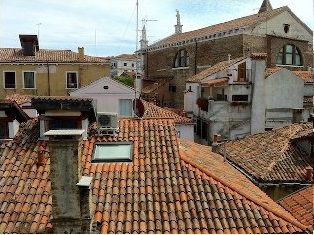
%> input picture data/feature/SIFT/img1.jpg, 314 x 235 px
$ octave matchSift.m   (GNU Octave 9; MATLAB toolbox functions it lacks are replaced by stand-ins)
%> lines starting %> are read from the running program, lines starting %| are printed output that depends on the picture


Ia=imread('img1.jpg');
%> Ia is the input picture: size 235x314x3 uint8; mean R, G, B 128, 113.8, 99.4
% imshow(Ia);
Ib=imread('img2.jpg');
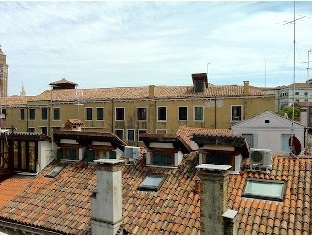
%> input picture data/feature/SIFT/img2.jpg, 312 x 236 px
%> Ib is the input picture: size 236x312x3 uint8; mean R, G, B 154.6, 150.6, 139.1
% [8 lines of commented-out code are left out]
Imga=single(rgb2gray(Ia));
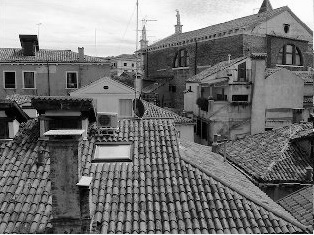
%> Imga: size 235x314 single; min 0, max 255, mean 116.4
Imgb=single(rgb2gray(Ib));
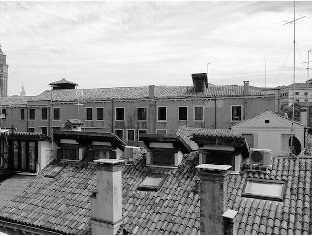
%> Imgb: size 236x312 single; min 0, max 255, mean 150.5


%> (the run ends here)
